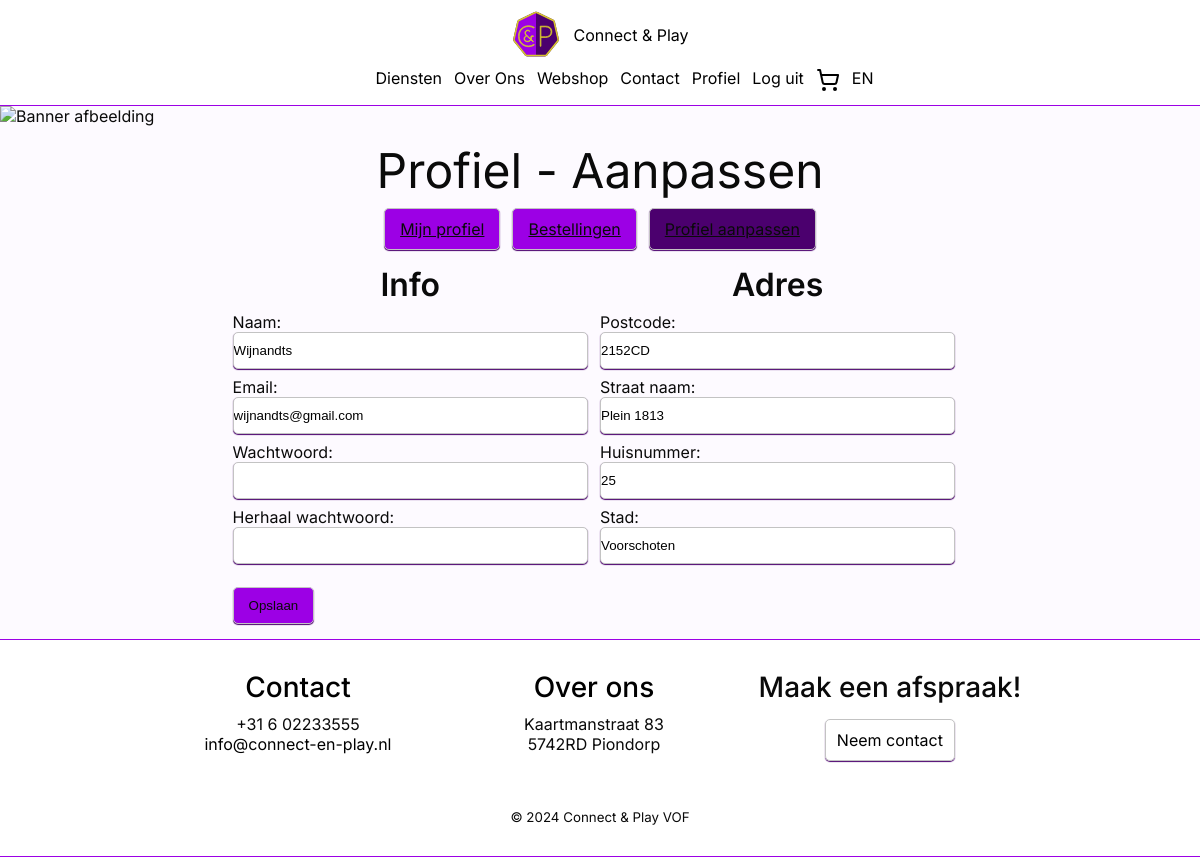
Screenshot of /profiel/aanpassen.php (signed in) with the database file from the repository.
### tables this page shows
CREATE TABLE `user` (
  `user_id` int(11) NOT NULL,
  `postal_code` varchar(6) DEFAULT NULL,
  `house_number` varchar(6) DEFAULT NULL,
  `email` varchar(320) NOT NULL,
  `name` varchar(150) NOT NULL,
  `role` varchar(15) NOT NULL,
  `password` varchar(120) NOT NULL
);

CREATE TABLE `address` (
  `postal_code` varchar(6) NOT NULL,
  `house_number` varchar(6) NOT NULL,
  `street_name` varchar(80) NOT NULL,
  `city` varchar(70) NOT NULL
);

### php/Shared/Database.php (called while the page is built, shortened)
<?php
class Database
{
    private static ?PDO $connection = null;
    public static function connect(
        string $servername = "mariadb",
        string $username = "root",
        string $password = "",
        string $name = "webshop"
    ): PDO {
        if (self::$connection === null) {
            self::$connection = new PDO("mysql:host={$servername};dbname={$name};charset=utf8mb4", $username, $password);
            self::$connection->setAttribute(PDO::ATTR_ERRMODE, PDO::ERRMODE_EXCEPTION);
            self::$connection->setAttribute(PDO::ATTR_DEFAULT_FETCH_MODE, PDO::FETCH_ASSOC);
        }
        return self::$connection;
    }
}

### php/Profile/DataAccess/UserRepository.php (called while the page is built, shortened)
<?php
require_once '/var/www/php/Profile/Domain/User.php';
require_once '/var/www/php/Shared/Database.php';
class UserRepository
{
    private PDO $db;
    public function __construct()
    {
        try {
            $this->db = Database::connect();
        } catch (PDOException $e) {
            echo "Fout bij het verbinden met de database: " . $e->getMessage();
            exit;
        }
    }
    public function getUser($emailOrId): ?User
    {
        $sql = $this->db->prepare("CALL get_user(:id, :email);");
        $sql->execute([
            ':id' => (int)$emailOrId,
            ':email' => $emailOrId,
        ]);
        $user = $sql->fetch();
        $sql = $this->db->prepare("CALL get_address(:postal_code, :house_number);");
        $sql->execute([
            ':postal_code' => $user['postal_code'],
            ':house_number' => $user['house_number'],
        ]);
        $address = $sql->fetch();
        return new User(
            $user['user_id'],
            $user['email'],
            $user['name'],
            $user['password'],
            UserRole::from($user['role']),
            $address ? [
                new Address(
                    $address['postal_code'] ?? '',
                    $address['house_number'] ?? '',
                    $address['street_name'] ?? '',
                    $address['city'] ?? '',
                )
            ] : []
        );
    }
}

### php/Profile/Domain/User.php (called while the page is built, shortened)
<?php
require_once 'Address.php';
class User
{
    public function getEmail(): string
    {
        return $this->email;
    }
    public function getName(): string
    {
        return $this->name;
    }
    public function getAddresses(): array
    {
        return $this->addresses;
    }
}

### php/Profile/Domain/Address.php (called while the page is built, shortened)
<?php
class Address
{
    public function getPostalCode(): string
    {
        return $this->postalCode;
    }
    public function getHouseNumber(): string
    {
        return $this->houseNumber;
    }
    public function getStreetName(): string
    {
        return $this->streetName;
    }
    public function getCity(): string
    {
        return $this->city;
    }
}

### public/profiel/aanpassen.php (the view, shortened to what this page needs)
<?php
require_once '/var/www/php/Shared/header.php';
require_once '/var/www/php/Profile/Controllers/UserController.php';
if (isset($user)): ?>
    <img class="banner-img" src="/images/bannerImg.jpg" alt="Banner afbeelding" />
    <section id="profile-container" class="flex justify-center py-15">
        <div class="col-12 flex align-center flex-col">
            <h1 class="heading text-center">Profiel - Aanpassen</h1>
            <div class="flex flex-row align-center">
                <a href="/profiel.php" class="button">Mijn profiel</a>
                <a href="/profiel/bestellingen.php" class="button">Bestellingen</a>
                <a href="/profiel/aanpassen.php" class="button active">Profiel aanpassen</a>
            </div>
        </div>
    </section>
    <section id="profile-container" class="flex justify-center px-15">
        <div class="col-12 flex align-center flex-col">
            <form action="/profiel/aanpassen.php" method="post">
                <div class="col-12 flex flex-row">
                    <div class="col-6 mb-col-12 flex flex-col">
                        <h2 class="text-center">Info</h2>
                        <div>
                            <label for="name">Naam:</label>
                            <input type="text" id="name" name="name" value="<?php echo htmlspecialchars($user->getName()) ?>" class="input" required>
                        </div>
                        <div>
                            <label for="email">Email:</label>
                            <input type="email" id="email" name="email" value="<?php echo htmlspecialchars($user->getEmail()) ?>" class="input" required>
                        </div>
                        <div>
                            <label for="password">Wachtwoord:</label>
                            <input type="password" id="password" name="password" class="input">
                        </div>
                        <div>
                            <label for="password-repeat">Herhaal wachtwoord:</label>
                            <input type="password" id="password-repeat" name="password-repeat" class="input">
                        </div>
                    </div>
                    <div class="col-6 mb-col-12 flex flex-col">
                        <h2 class="text-center">Adres</h2>
                        <div>
                            <label for="postal-code">Postcode:</label>
                            <input type="text" id="postal-code" name="postal-code" value="<?php echo count($user->getAddresses()) > 0 ? htmlspecialchars($user->getAddresses()[0]->getPostalCode()) : "" ?>" class="input" required>
                        </div>
                        <div>
                            <label for="street-name">Straat naam:</label>
                            <input type="text" id="street-name" name="street-name" value="<?php echo count($user->getAddresses()) > 0 ? htmlspecialchars($user->getAddresses()[0]->getStreetName()) : "" ?>" class="input" required>
                        </div>
                        <div>
                            <label for="house-number">Huisnummer:</label>
                            <input type="text" id="house-number" name="house-number" value="<?php echo count($user->getAddresses()) > 0 ? htmlspecialchars($user->getAddresses()[0]->getHouseNumber()) : "" ?>" class="input" required>
                        </div>
                        <div>
                            <label for="city">Stad:</label>
                            <input type="text" id="city" name="city" value="<?php echo count($user->getAddresses()) > 0 ? htmlspecialchars($user->getAddresses()[0]->getCity()) : "" ?>" class="input" required>
                        </div>
                    </div>
                    <div class="py-15">
                        <button type="submit" class="button">Opslaan</button>
                    </div>
                </div>
            </form>
        </div>
    </section>
<?php endif;
require_once '/var/www/php/Shared/footer.php'; ?>

### public/css/style.css (style rules this page uses)
:root { --foreground: #0a0a0a; --background: #fdfaff; --primary: #4b006e; --accent: #9c00e5; --highlight: #d6c52e; --box-1: #cdcdcd; --box-2: #b5b5b5; --footer-header: #000; --header-z-index: 10; }
* { margin: 0; padding: 0; box-sizing: border-box; }
body { font-family: "Inter", "Verdana", sans-serif; background-color: var(--background); color: var(--foreground); }
.banner-img { object-fit: cover; width: 100%; height: 200px; margin: 0; padding: 0; }
.input, .button { width: 100%; padding: 10px 0; border: 1px solid #c3c3c3; border-radius: 5px; box-shadow: 0 1px 1px var(--primary); resize: none; }
#profile-container { background-color: var(--background); }
#profile-container .button, #checkout-container .button { width: auto; background-color: var(--accent); color: var(--foreground); padding: 10px 15px; }
#profile-container .button.active { background-color: var(--primary); }

### public/css/grid.css (style rules this page uses)
@media only screen and (min-width: 768px) { .col-6 { width: calc(50% - 1vw); } }
@media only screen and (min-width: 768px) { .col-12 { width: 100%; } }

### public/css/spacing.css (style rules this page uses)
.px-15 { padding-left: 15px; padding-right: 15px; }
.py-15 { padding-top: 15px; padding-bottom: 15px; }

### public/css/flex.css (style rules this page uses)
.flex { display: flex; flex-wrap: wrap; column-gap: 1vw; row-gap: 1vh; }
.flex-col { flex-direction: column; }
.flex-row { flex-direction: row; }
.justify-center { justify-content: center; }
.align-center { align-items: center; }

### public/css/text.css (style rules this page uses)
.text-center { text-align: center; }
h1 { font-size: 2.5rem; font-weight: 700; }
h2 { font-size: 2rem; font-weight: 600; }
a { font-size: 1rem; }
.heading { font-size: 3rem; font-weight: 400; }

### rows the page displays
user: name "Wijnandts", email "wijnandts@gmail.com"
address: postal-code "2152CD", street-name "Plein 1813", house-number "25", city "Voorschoten"

### other values shown
__('nav.services') "Diensten"
__('nav.about') "Over Ons"
__('nav.webshop') "Webshop"
__('nav.contact') "Contact"
__('nav.profile') "Profiel"
__('nav.logout') "Log uit"
__('footer.contact') "Contact"
__('footer.about') "Over ons"
__('footer.appointment.title') "Maak een afspraak!"
__('footer.appointment.cta') "Neem contact"
